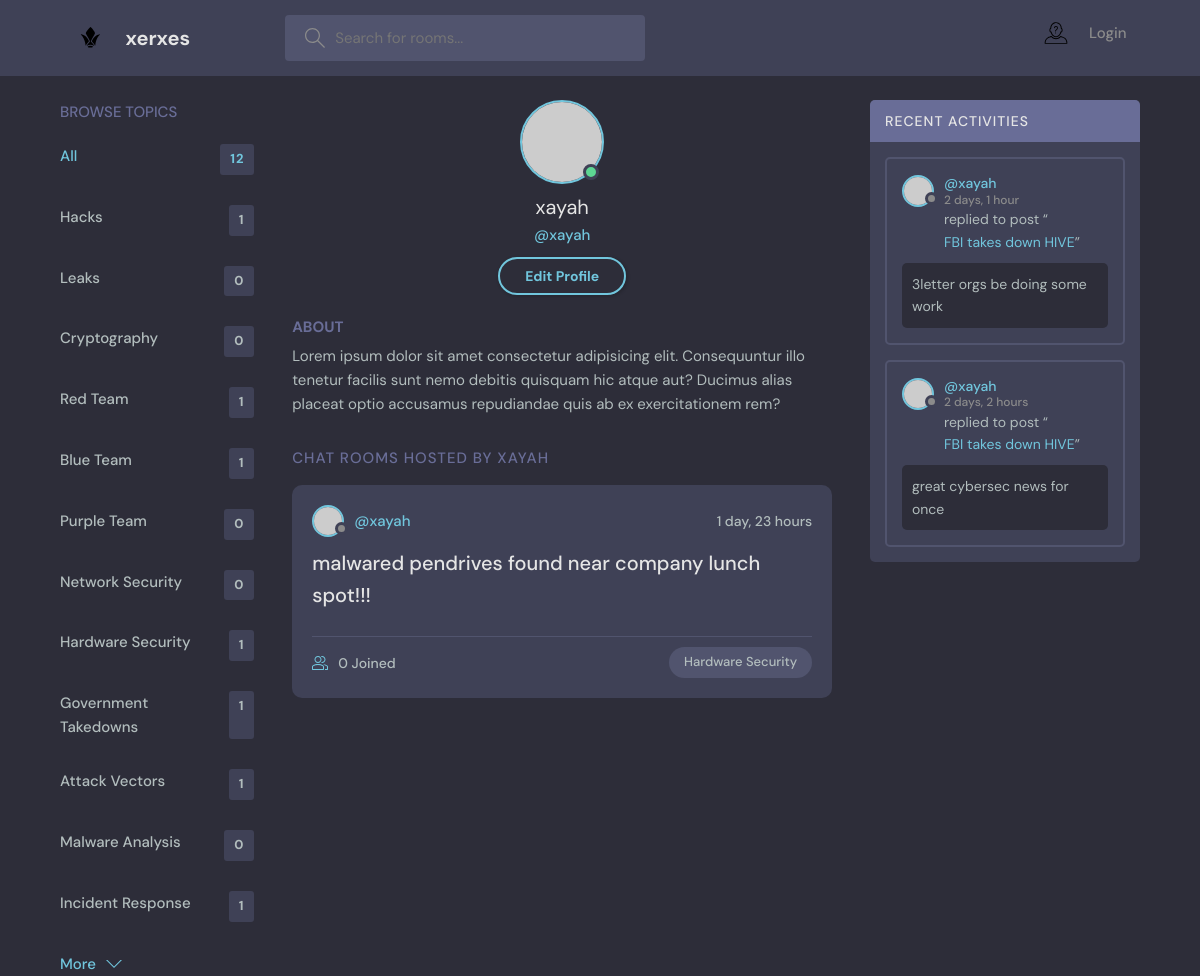
Screenshot of /profile/3/ with the database file from the repository.
### base/models.py (models this page shows, shortened)
class Topic(models.Model):
    name = models.CharField(max_length=200)

class Room(models.Model):
    host = models.ForeignKey(User, on_delete=models.SET_NULL, null=True)
    topic = models.ForeignKey(Topic, on_delete=models.SET_NULL, null=True)
    name = models.CharField(max_length=200)
    description = models.TextField(null=True, blank=True)
    participants = models.ManyToManyField(User, related_name='participants', blank=True)
    updated = models.DateTimeField(auto_now=True)
    created = models.DateTimeField(auto_now_add=True)
    class Meta:
        ordering = ['-updated', '-created']
    def __str__(self):
        return self.name

class Message(models.Model):
    user = models.ForeignKey(User, on_delete=models.CASCADE)
    room = models.ForeignKey(Room,on_delete=models.CASCADE)
    body = models.TextField()
    updated = models.DateTimeField(auto_now=True)
    created = models.DateTimeField(auto_now_add=True)
    class Meta:
        ordering = ['-updated', '-created']
    def __str__(self):
        return self.body[0:50]

### base/views.py (the view)
# urls.py: path('profile/<str:pk>/', views.userProfile, name="user-profile"),
def userProfile(request, pk):
    user = User.objects.get(id=pk)
    room_messages = user.message_set.all()
    topics = Topic.objects.all()
    rooms = user.room_set.all()
    context = {'user': user, 'rooms': rooms, 'room_messages': room_messages, 'topics': topics}
    return render(request, 'base/profile.html', context)

### base/templates/base/profile.html
{% extends 'main.html' %}
{% block content %}
  <main class="profile-page layout layout--3">
    <div class="container">
      {% include 'base/topics_component.html' %}
      <div class="roomList">
        <div class="profile">
          <div class="profile__avatar">
            <div class="avatar avatar--large active">
              <img src="https://randomuser.me/api/portraits/men/11.jpg" />
            </div>
          </div>
          <div class="profile__info">
            <h3>{{user.username}}</h3>
            <p>@{{user.username}}</p>
            <a href="edit-user.html" class="btn btn--main btn--pill">Edit Profile</a>
          </div>
          <div class="profile__about">
            <h3>About</h3>
            <p>
              Lorem ipsum dolor sit amet consectetur adipisicing elit. Consequuntur illo tenetur
              facilis sunt nemo debitis quisquam hic atque aut? Ducimus alias placeat optio
              accusamus repudiandae quis ab ex exercitationem rem?
            </p>
          </div>
        </div>
        <div class="roomList__header">
          <div>
            <h2>Chat Rooms Hosted by {{user.username}}</a>
            </h2>
          </div>
        </div>
        {% include 'base/feed_component.html' %}
      </div>
      {% include 'base/activity_component.html' %}
    </div>
  </main>
  {% endblock content %}

### base/templates/base/topics_component.html
<div class="topics">
    <div class="topics__header">
      <h2>Browse Topics</h2>
    </div>
    <ul class="topics__list">
      <li>
        <a href="{% url 'home' %}" class="active">All <span>{{topics.count}}</span></a>
      </li>
      {% for topic in topics %}
      <li>
        <a href="{% url 'home' %}?q={{topic.name}}">{{topic.name}}<span>{{topic.room_set.all.count}}</span></a>
      </li>
      {% endfor %}
    </ul>
    <a class="btn btn--link" href="topics.html">
      More
      <svg version="1.1" xmlns="http://www.w3.org/2000/svg" width="32" height="32" viewBox="0 0 32 32">
        <title>chevron-down</title>
        <path d="M16 21l-13-13h-3l16 16 16-16h-3l-13 13z"></path>
      </svg>
    </a>
  </div>

### base/templates/base/feed_component.html (shortened to what this page needs)
{% for room in rooms %}
<div class="roomListRoom">
    <div class="roomListRoom__header">
      <a href="{% url 'user-profile' room.host.id %}" class="roomListRoom__author">
        <div class="avatar avatar--small">
          <img src="https://randomuser.me/api/portraits/women/11.jpg" />
        </div>
        <span>@{{room.host.username}}</span>
      </a>
      <div class="roomListRoom__actions">
        <span>{{room.created|timesince}}</span>
      </div>
    </div>
    <div class="roomListRoom__content">
      <a href="{% url 'room' room.id %}">{{room.name}}</a>
    </div>
    <div class="roomListRoom__meta">
      <a href="{% url 'room' room.id %}" class="roomListRoom__joined">
        {{room.participants.all.count}} Joined
      </a>
      <p class="roomListRoom__topic">{{room.topic.name}}</p>
    </div>
  </div>
{% endfor %}

### base/templates/base/activity_component.html (shortened to what this page needs)
<div class="activities">
    <div class="activities__header">
      <h2>Recent Activities</h2>
    </div>
    {% for message in room_messages %}
    <div class="activities__box">
      <div class="activities__boxHeader roomListRoom__header">
        <a href="{% url 'user-profile' message.user.id %}" class="roomListRoom__author">
          <div class="avatar avatar--small">
            <img src="https://randomuser.me/api/portraits/women/11.jpg" />
          </div>
          <p>
            @{{message.user}}
            <span>{{message.created|timesince}}</span>
          </p>
        </a>
      </div>
      <div class="activities__boxContent">
        <p>replied to post “<a href="{% url 'room' message.room.id %}">{{message.room}}</a>”</p>
        <div class="activities__boxRoomContent">
          {{message.body}}
        </div>
      </div>
    </div>
    {% endfor %}
  </div>

### rows the page displays
Topic: name "Hacks", room_set.all.count "1"
Topic: name "Leaks", room_set.all.count "0"
Topic: name "Cryptography", room_set.all.count "0"
Topic: name "Red Team", room_set.all.count "1"
Topic: name "Blue Team", room_set.all.count "1"
Topic: name "Purple Team", room_set.all.count "0"
Topic: name "Network Security", room_set.all.count "0"
Topic: name "Hardware Security", room_set.all.count "1"
Topic: name "Government Takedowns", room_set.all.count "1"
Topic: name "Attack Vectors", room_set.all.count "1"
Topic: name "Malware Analysis", room_set.all.count "0"
Topic: name "Incident Response", room_set.all.count "1"
Room: host.username "xayah", created "1 day, 23 hours", name "malwared pendrives found near company lunch spot!!!", participants.all.count "0", topic.name "Hardware Security"
Message: user "xayah", created "2 days, 1 hour", room "FBI takes down HIVE", body "3letter orgs be doing some work"
Message: user "xayah", created "2 days, 2 hours", room "FBI takes down HIVE", body "great cybersec news for once"

### other values shown
{{ topics.count }} "12"
{{ user.username }} "xayah"
{{ user.username }} "XAYAH"
